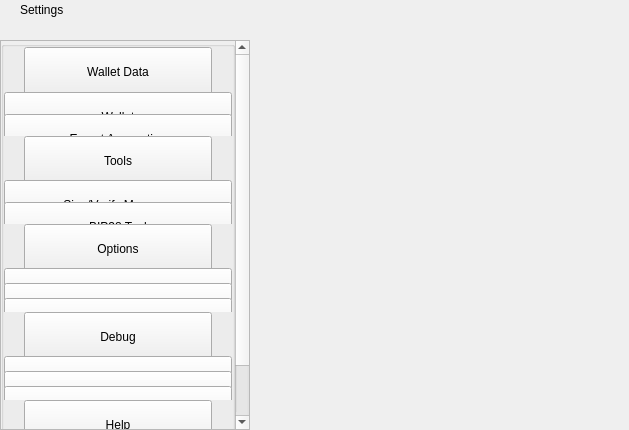
<?xml version="1.0" encoding="UTF-8"?>
<ui version="4.0">
 <class>SettingsWidget</class>
 <widget class="QWidget" name="SettingsWidget">
  <property name="geometry">
   <rect>
    <x>0</x>
    <y>0</y>
    <width>629</width>
    <height>430</height>
   </rect>
  </property>
  <property name="windowTitle">
   <string>Form</string>
  </property>
  <layout class="QHBoxLayout" name="horizontalLayout" stretch="1,2">
   <property name="spacing">
    <number>0</number>
   </property>
   <property name="leftMargin">
    <number>0</number>
   </property>
   <property name="topMargin">
    <number>0</number>
   </property>
   <property name="rightMargin">
    <number>0</number>
   </property>
   <property name="bottomMargin">
    <number>0</number>
   </property>
   <item>
    <widget class="QWidget" name="left" native="true">
     <property name="minimumSize">
      <size>
       <width>250</width>
       <height>0</height>
      </size>
     </property>
     <layout class="QVBoxLayout" name="verticalLayout">
      <property name="leftMargin">
       <number>0</number>
      </property>
      <property name="topMargin">
       <number>0</number>
      </property>
      <property name="rightMargin">
       <number>0</number>
      </property>
      <property name="bottomMargin">
       <number>0</number>
      </property>
      <item>
       <layout class="QVBoxLayout" name="verticalLayout_1">
        <property name="spacing">
         <number>0</number>
        </property>
        <item>
         <widget class="QWidget" name="titleMenuList" native="true">
          <property name="maximumSize">
           <size>
            <width>16777215</width>
            <height>30</height>
           </size>
          </property>
          <layout class="QHBoxLayout" name="horizontalLayout_1">
           <property name="spacing">
            <number>0</number>
           </property>
           <property name="leftMargin">
            <number>20</number>
           </property>
           <property name="topMargin">
            <number>0</number>
           </property>
           <property name="rightMargin">
            <number>20</number>
           </property>
           <property name="bottomMargin">
            <number>0</number>
           </property>
           <item>
            <widget class="QLabel" name="labelTitle">
             <property name="text">
              <string>Settings</string>
             </property>
            </widget>
           </item>
           <item>
            <spacer name="horizontalSpacer">
             <property name="orientation">
              <enum>Qt::Horizontal</enum>
             </property>
             <property name="sizeHint" stdset="0">
              <size>
               <width>40</width>
               <height>20</height>
              </size>
             </property>
            </spacer>
           </item>
          </layout>
         </widget>
        </item>
        <item>
         <spacer name="verticalSpacer_2">
          <property name="orientation">
           <enum>Qt::Vertical</enum>
          </property>
          <property name="sizeType">
           <enum>QSizePolicy::Fixed</enum>
          </property>
          <property name="sizeHint" stdset="0">
           <size>
            <width>20</width>
            <height>20</height>
           </size>
          </property>
         </spacer>
        </item>
        <item>
         <layout class="QVBoxLayout" name="verticalLayout_2">
          <item>
           <widget class="QScrollArea" name="scrollArea">
            <property name="sizePolicy">
             <sizepolicy hsizetype="Expanding" vsizetype="MinimumExpanding">
              <horstretch>0</horstretch>
              <verstretch>0</verstretch>
             </sizepolicy>
            </property>
            <property name="styleSheet">
             <string notr="true"/>
            </property>
            <property name="horizontalScrollBarPolicy">
             <enum>Qt::ScrollBarAlwaysOff</enum>
            </property>
            <property name="sizeAdjustPolicy">
             <enum>QAbstractScrollArea::AdjustIgnored</enum>
            </property>
            <property name="widgetResizable">
             <bool>true</bool>
            </property>
            <property name="alignment">
             <set>Qt::AlignLeading|Qt::AlignLeft|Qt::AlignTop</set>
            </property>
            <widget class="QWidget" name="scrollAreaWidgetContents">
             <property name="geometry">
              <rect>
               <x>0</x>
               <y>-68</y>
               <width>230</width>
               <height>452</height>
              </rect>
             </property>
             <property name="sizePolicy">
              <sizepolicy hsizetype="Preferred" vsizetype="MinimumExpanding">
               <horstretch>0</horstretch>
               <verstretch>0</verstretch>
              </sizepolicy>
             </property>
             <property name="maximumSize">
              <size>
               <width>16777215</width>
               <height>650</height>
              </size>
             </property>
             <property name="autoFillBackground">
              <bool>true</bool>
             </property>
             <layout class="QVBoxLayout" name="verticalLayout_3">
              <property name="spacing">
               <number>0</number>
              </property>
              <property name="sizeConstraint">
               <enum>QLayout::SetDefaultConstraint</enum>
              </property>
              <property name="leftMargin">
               <number>0</number>
              </property>
              <property name="topMargin">
               <number>0</number>
              </property>
              <property name="rightMargin">
               <number>0</number>
              </property>
              <property name="bottomMargin">
               <number>0</number>
              </property>
              <item>
               <layout class="QVBoxLayout" name="verticalLayout_4">
                <property name="spacing">
                 <number>0</number>
                </property>
                <item alignment="Qt::AlignTop">
                 <widget class="QGroupBox" name="groupBox">
                  <property name="sizePolicy">
                   <sizepolicy hsizetype="Preferred" vsizetype="MinimumExpanding">
                    <horstretch>0</horstretch>
                    <verstretch>0</verstretch>
                   </sizepolicy>
                  </property>
                  <property name="maximumSize">
                   <size>
                    <width>16777215</width>
                    <height>450</height>
                   </size>
                  </property>
                  <property name="title">
                   <string/>
                  </property>
                  <layout class="QVBoxLayout" name="verticalLayout_5">
                   <property name="spacing">
                    <number>0</number>
                   </property>
                   <property name="leftMargin">
                    <number>0</number>
                   </property>
                   <property name="topMargin">
                    <number>0</number>
                   </property>
                   <property name="rightMargin">
                    <number>0</number>
                   </property>
                   <property name="bottomMargin">
                    <number>0</number>
                   </property>
                   <item>
                    <widget class="QWidget" name="menuFileContainer" native="true">
                     <property name="maximumSize">
                      <size>
                       <width>16777215</width>
                       <height>160</height>
                      </size>
                     </property>
                     <layout class="QHBoxLayout" name="horizontalLayout_2">
                      <property name="spacing">
                       <number>0</number>
                      </property>
                      <property name="leftMargin">
                       <number>20</number>
                      </property>
                      <property name="topMargin">
                       <number>0</number>
                      </property>
                      <property name="rightMargin">
                       <number>20</number>
                      </property>
                      <property name="bottomMargin">
                       <number>0</number>
                      </property>
                      <item alignment="Qt::AlignTop">
                       <widget class="QPushButton" name="pushButtonFile">
                        <property name="minimumSize">
                         <size>
                          <width>0</width>
                          <height>50</height>
                         </size>
                        </property>
                        <property name="maximumSize">
                         <size>
                          <width>16777215</width>
                          <height>50</height>
                         </size>
                        </property>
                        <property name="focusPolicy">
                         <enum>Qt::NoFocus</enum>
                        </property>
                        <property name="text">
                         <string>Wallet Data</string>
                        </property>
                        <property name="checkable">
                         <bool>true</bool>
                        </property>
                        <property name="autoExclusive">
                         <bool>false</bool>
                        </property>
                       </widget>
                      </item>
                     </layout>
                    </widget>
                   </item>
                   <item>
                    <widget class="QWidget" name="fileButtonsWidget" native="true">
                     <property name="maximumSize">
                      <size>
                       <width>16777215</width>
                       <height>165</height>
                      </size>
                     </property>
                     <layout class="QVBoxLayout" name="verticalLayout_6">
                      <property name="spacing">
                       <number>0</number>
                      </property>
                      <property name="leftMargin">
                       <number>0</number>
                      </property>
                      <property name="topMargin">
                       <number>0</number>
                      </property>
                      <property name="rightMargin">
                       <number>0</number>
                      </property>
                      <property name="bottomMargin">
                       <number>0</number>
                      </property>
                      <item>
                       <widget class="QPushButton" name="pushButtonFile2">
                        <property name="minimumSize">
                         <size>
                          <width>0</width>
                          <height>50</height>
                         </size>
                        </property>
                        <property name="maximumSize">
                         <size>
                          <width>16777215</width>
                          <height>50</height>
                         </size>
                        </property>
                        <property name="focusPolicy">
                         <enum>Qt::NoFocus</enum>
                        </property>
                        <property name="text">
                         <string>Wallet</string>
                        </property>
                        <property name="checkable">
                         <bool>true</bool>
                        </property>
                        <property name="autoExclusive">
                         <bool>false</bool>
                        </property>
                       </widget>
                      </item>
                      <item>
                       <widget class="QPushButton" name="pushButtonExportCsv">
                        <property name="minimumSize">
                         <size>
                          <width>0</width>
                          <height>50</height>
                         </size>
                        </property>
                        <property name="maximumSize">
                         <size>
                          <width>16777215</width>
                          <height>50</height>
                         </size>
                        </property>
                        <property name="focusPolicy">
                         <enum>Qt::NoFocus</enum>
                        </property>
                        <property name="text">
                         <string>Export Accounting</string>
                        </property>
                        <property name="checkable">
                         <bool>true</bool>
                        </property>
                        <property name="autoExclusive">
                         <bool>false</bool>
                        </property>
                       </widget>
                      </item>
                     </layout>
                    </widget>
                   </item>
                   <item>
                    <widget class="QWidget" name="menuToolsContainer" native="true">
                     <property name="maximumSize">
                      <size>
                       <width>16777215</width>
                       <height>160</height>
                      </size>
                     </property>
                     <layout class="QHBoxLayout" name="horizontalLayout_3">
                      <property name="spacing">
                       <number>0</number>
                      </property>
                      <property name="leftMargin">
                       <number>20</number>
                      </property>
                      <property name="topMargin">
                       <number>0</number>
                      </property>
                      <property name="rightMargin">
                       <number>20</number>
                      </property>
                      <property name="bottomMargin">
                       <number>0</number>
                      </property>
                      <item alignment="Qt::AlignTop">
                       <widget class="QPushButton" name="pushButtonConfiguration">
                        <property name="minimumSize">
                         <size>
                          <width>0</width>
                          <height>50</height>
                         </size>
                        </property>
                        <property name="maximumSize">
                         <size>
                          <width>16777215</width>
                          <height>50</height>
                         </size>
                        </property>
                        <property name="focusPolicy">
                         <enum>Qt::NoFocus</enum>
                        </property>
                        <property name="text">
                         <string>Tools</string>
                        </property>
                        <property name="checkable">
                         <bool>true</bool>
                        </property>
                        <property name="autoExclusive">
                         <bool>false</bool>
                        </property>
                       </widget>
                      </item>
                     </layout>
                    </widget>
                   </item>
                   <item>
                    <widget class="QWidget" name="configurationButtonsWidget" native="true">
                     <property name="maximumSize">
                      <size>
                       <width>16777215</width>
                       <height>105</height>
                      </size>
                     </property>
                     <layout class="QVBoxLayout" name="verticalLayout_7">
                      <property name="spacing">
                       <number>0</number>
                      </property>
                      <property name="leftMargin">
                       <number>0</number>
                      </property>
                      <property name="topMargin">
                       <number>0</number>
                      </property>
                      <property name="rightMargin">
                       <number>0</number>
                      </property>
                      <property name="bottomMargin">
                       <number>0</number>
                      </property>
                      <item>
                       <widget class="QPushButton" name="pushButtonConfiguration4">
                        <property name="minimumSize">
                         <size>
                          <width>0</width>
                          <height>50</height>
                         </size>
                        </property>
                        <property name="maximumSize">
                         <size>
                          <width>16777215</width>
                          <height>50</height>
                         </size>
                        </property>
                        <property name="focusPolicy">
                         <enum>Qt::NoFocus</enum>
                        </property>
                        <property name="text">
                         <string>Sign/Verify Message</string>
                        </property>
                        <property name="checkable">
                         <bool>true</bool>
                        </property>
                        <property name="autoExclusive">
                         <bool>false</bool>
                        </property>
                       </widget>
                      </item>
                      <item>
                       <widget class="QPushButton" name="pushButtonConfiguration3">
                        <property name="minimumSize">
                         <size>
                          <width>0</width>
                          <height>50</height>
                         </size>
                        </property>
                        <property name="maximumSize">
                         <size>
                          <width>16777215</width>
                          <height>50</height>
                         </size>
                        </property>
                        <property name="focusPolicy">
                         <enum>Qt::NoFocus</enum>
                        </property>
                        <property name="text">
                         <string>BIP38 Tool</string>
                        </property>
                        <property name="checkable">
                         <bool>true</bool>
                        </property>
                        <property name="autoExclusive">
                         <bool>false</bool>
                        </property>
                       </widget>
                      </item>
                     </layout>
                    </widget>
                   </item>
                   <item>
                    <layout class="QHBoxLayout" name="horizontalLayout_4">
                     <property name="spacing">
                      <number>0</number>
                     </property>
                     <property name="leftMargin">
                      <number>20</number>
                     </property>
                     <property name="rightMargin">
                      <number>20</number>
                     </property>
                     <item alignment="Qt::AlignTop">
                      <widget class="QPushButton" name="pushButtonOptions">
                       <property name="minimumSize">
                        <size>
                         <width>0</width>
                         <height>50</height>
                        </size>
                       </property>
                       <property name="maximumSize">
                        <size>
                         <width>16777215</width>
                         <height>50</height>
                        </size>
                       </property>
                       <property name="focusPolicy">
                        <enum>Qt::NoFocus</enum>
                       </property>
                       <property name="text">
                        <string>Options</string>
                       </property>
                       <property name="checkable">
                        <bool>true</bool>
                       </property>
                       <property name="autoExclusive">
                        <bool>false</bool>
                       </property>
                      </widget>
                     </item>
                    </layout>
                   </item>
                   <item>
                    <widget class="QWidget" name="optionsButtonsWidget" native="true">
                     <property name="maximumSize">
                      <size>
                       <width>16777215</width>
                       <height>160</height>
                      </size>
                     </property>
                     <layout class="QVBoxLayout" name="verticalLayout_8">
                      <property name="spacing">
                       <number>0</number>
                      </property>
                      <property name="leftMargin">
                       <number>0</number>
                      </property>
                      <property name="topMargin">
                       <number>0</number>
                      </property>
                      <property name="rightMargin">
                       <number>0</number>
                      </property>
                      <property name="bottomMargin">
                       <number>0</number>
                      </property>
                      <item>
                       <widget class="QPushButton" name="pushButtonOptions1">
                        <property name="minimumSize">
                         <size>
                          <width>0</width>
                          <height>50</height>
                         </size>
                        </property>
                        <property name="maximumSize">
                         <size>
                          <width>16777215</width>
                          <height>50</height>
                         </size>
                        </property>
                        <property name="focusPolicy">
                         <enum>Qt::NoFocus</enum>
                        </property>
                        <property name="text">
                         <string>Main</string>
                        </property>
                        <property name="checkable">
                         <bool>true</bool>
                        </property>
                        <property name="checked">
                         <bool>false</bool>
                        </property>
                        <property name="autoExclusive">
                         <bool>false</bool>
                        </property>
                       </widget>
                      </item>
                      <item>
                       <widget class="QPushButton" name="pushButtonOptions2">
                        <property name="minimumSize">
                         <size>
                          <width>0</width>
                          <height>50</height>
                         </size>
                        </property>
                        <property name="maximumSize">
                         <size>
                          <width>16777215</width>
                          <height>50</height>
                         </size>
                        </property>
                        <property name="focusPolicy">
                         <enum>Qt::NoFocus</enum>
                        </property>
                        <property name="text">
                         <string>Wallet</string>
                        </property>
                        <property name="checkable">
                         <bool>true</bool>
                        </property>
                        <property name="autoExclusive">
                         <bool>false</bool>
                        </property>
                       </widget>
                      </item>
                      <item>
                       <widget class="QPushButton" name="pushButtonOptions5">
                        <property name="minimumSize">
                         <size>
                          <width>0</width>
                          <height>50</height>
                         </size>
                        </property>
                        <property name="maximumSize">
                         <size>
                          <width>16777215</width>
                          <height>50</height>
                         </size>
                        </property>
                        <property name="focusPolicy">
                         <enum>Qt::NoFocus</enum>
                        </property>
                        <property name="text">
                         <string>Display</string>
                        </property>
                        <property name="checkable">
                         <bool>true</bool>
                        </property>
                        <property name="autoExclusive">
                         <bool>false</bool>
                        </property>
                       </widget>
                      </item>
                     </layout>
                    </widget>
                   </item>
                   <item>
                    <layout class="QHBoxLayout" name="horizontalTools">
                     <property name="spacing">
                      <number>0</number>
                     </property>
                     <property name="leftMargin">
                      <number>20</number>
                     </property>
                     <property name="rightMargin">
                      <number>20</number>
                     </property>
                     <item alignment="Qt::AlignTop">
                      <widget class="QPushButton" name="pushButtonTools">
                       <property name="minimumSize">
                        <size>
                         <width>0</width>
                         <height>50</height>
                        </size>
                       </property>
                       <property name="maximumSize">
                        <size>
                         <width>16777215</width>
                         <height>50</height>
                        </size>
                       </property>
                       <property name="focusPolicy">
                        <enum>Qt::NoFocus</enum>
                       </property>
                       <property name="text">
                        <string>Debug</string>
                       </property>
                       <property name="checkable">
                        <bool>true</bool>
                       </property>
                       <property name="autoExclusive">
                        <bool>false</bool>
                       </property>
                      </widget>
                     </item>
                    </layout>
                   </item>
                   <item>
                    <widget class="QWidget" name="toolsButtonsWidget" native="true">
                     <property name="maximumSize">
                      <size>
                       <width>16777215</width>
                       <height>160</height>
                      </size>
                     </property>
                     <layout class="QVBoxLayout" name="verticalTools_11">
                      <property name="spacing">
                       <number>0</number>
                      </property>
                      <property name="leftMargin">
                       <number>0</number>
                      </property>
                      <property name="topMargin">
                       <number>0</number>
                      </property>
                      <property name="rightMargin">
                       <number>0</number>
                      </property>
                      <property name="bottomMargin">
                       <number>0</number>
                      </property>
                      <item>
                       <widget class="QPushButton" name="pushButtonTools1">
                        <property name="minimumSize">
                         <size>
                          <width>0</width>
                          <height>50</height>
                         </size>
                        </property>
                        <property name="maximumSize">
                         <size>
                          <width>16777215</width>
                          <height>50</height>
                         </size>
                        </property>
                        <property name="focusPolicy">
                         <enum>Qt::NoFocus</enum>
                        </property>
                        <property name="text">
                         <string>Information</string>
                        </property>
                        <property name="checkable">
                         <bool>true</bool>
                        </property>
                        <property name="checked">
                         <bool>false</bool>
                        </property>
                        <property name="autoExclusive">
                         <bool>false</bool>
                        </property>
                       </widget>
                      </item>
                      <item>
                       <widget class="QPushButton" name="pushButtonTools2">
                        <property name="minimumSize">
                         <size>
                          <width>0</width>
                          <height>50</height>
                         </size>
                        </property>
                        <property name="maximumSize">
                         <size>
                          <width>16777215</width>
                          <height>50</height>
                         </size>
                        </property>
                        <property name="focusPolicy">
                         <enum>Qt::NoFocus</enum>
                        </property>
                        <property name="text">
                         <string>Console</string>
                        </property>
                        <property name="checkable">
                         <bool>true</bool>
                        </property>
                        <property name="autoExclusive">
                         <bool>false</bool>
                        </property>
                       </widget>
                      </item>
                      <item>
                       <widget class="QPushButton" name="pushButtonTools5">
                        <property name="minimumSize">
                         <size>
                          <width>0</width>
                          <height>50</height>
                         </size>
                        </property>
                        <property name="maximumSize">
                         <size>
                          <width>16777215</width>
                          <height>50</height>
                         </size>
                        </property>
                        <property name="focusPolicy">
                         <enum>Qt::NoFocus</enum>
                        </property>
                        <property name="text">
                         <string>Wallet Repair</string>
                        </property>
                        <property name="checkable">
                         <bool>true</bool>
                        </property>
                        <property name="autoExclusive">
                         <bool>false</bool>
                        </property>
                       </widget>
                      </item>
                     </layout>
                    </widget>
                   </item>
                   <item>
                    <layout class="QHBoxLayout" name="horizontalHelp">
                     <property name="spacing">
                      <number>0</number>
                     </property>
                     <property name="leftMargin">
                      <number>20</number>
                     </property>
                     <property name="rightMargin">
                      <number>20</number>
                     </property>
                     <item alignment="Qt::AlignTop">
                      <widget class="QPushButton" name="pushButtonHelp">
                       <property name="minimumSize">
                        <size>
                         <width>0</width>
                         <height>50</height>
                        </size>
                       </property>
                       <property name="maximumSize">
                        <size>
                         <width>16777215</width>
                         <height>50</height>
                        </size>
                       </property>
                       <property name="focusPolicy">
                        <enum>Qt::NoFocus</enum>
                       </property>
                       <property name="text">
                        <string>Help</string>
                       </property>
                       <property name="checkable">
                        <bool>true</bool>
                       </property>
                       <property name="autoExclusive">
                        <bool>false</bool>
                       </property>
                      </widget>
                     </item>
                    </layout>
                   </item>
                   <item>
                    <widget class="QWidget" name="helpButtonsWidget" native="true">
                     <property name="maximumSize">
                      <size>
                       <width>16777215</width>
                       <height>100</height>
                      </size>
                     </property>
                     <layout class="QVBoxLayout" name="verticalHelp">
                      <property name="spacing">
                       <number>0</number>
                      </property>
                      <property name="leftMargin">
                       <number>0</number>
                      </property>
                      <property name="topMargin">
                       <number>0</number>
                      </property>
                      <property name="rightMargin">
                       <number>0</number>
                      </property>
                      <property name="bottomMargin">
                       <number>0</number>
                      </property>
                      <item>
                       <widget class="QPushButton" name="pushButtonHelp1">
                        <property name="minimumSize">
                         <size>
                          <width>0</width>
                          <height>50</height>
                         </size>
                        </property>
                        <property name="maximumSize">
                         <size>
                          <width>16777215</width>
                          <height>50</height>
                         </size>
                        </property>
                        <property name="focusPolicy">
                         <enum>Qt::NoFocus</enum>
                        </property>
                        <property name="text">
                         <string>FAQ</string>
                        </property>
                        <property name="checkable">
                         <bool>false</bool>
                        </property>
                        <property name="checked">
                         <bool>false</bool>
                        </property>
                        <property name="autoExclusive">
                         <bool>false</bool>
                        </property>
                       </widget>
                      </item>
                      <item>
                       <widget class="QPushButton" name="pushButtonHelp2">
                        <property name="minimumSize">
                         <size>
                          <width>0</width>
                          <height>50</height>
                         </size>
                        </property>
                        <property name="maximumSize">
                         <size>
                          <width>16777215</width>
                          <height>50</height>
                         </size>
                        </property>
                        <property name="focusPolicy">
                         <enum>Qt::NoFocus</enum>
                        </property>
                        <property name="text">
                         <string>About TrumpCoin</string>
                        </property>
                        <property name="checkable">
                         <bool>false</bool>
                        </property>
                        <property name="autoExclusive">
                         <bool>false</bool>
                        </property>
                       </widget>
                      </item>
                     </layout>
                    </widget>
                   </item>
                  </layout>
                 </widget>
                </item>
               </layout>
              </item>
             </layout>
            </widget>
           </widget>
          </item>
         </layout>
        </item>
       </layout>
      </item>
     </layout>
    </widget>
   </item>
   <item>
    <widget class="QWidget" name="right" native="true">
     <layout class="QVBoxLayout" name="verticalLayout_9">
      <property name="leftMargin">
       <number>0</number>
      </property>
      <property name="topMargin">
       <number>0</number>
      </property>
      <property name="rightMargin">
       <number>0</number>
      </property>
      <property name="bottomMargin">
       <number>0</number>
      </property>
      <item>
       <layout class="QVBoxLayout" name="verticalLayout_10">
        <property name="spacing">
         <number>6</number>
        </property>
        <item>
         <layout class="QVBoxLayout" name="verticalLayout_11">
          <item>
           <widget class="QStackedWidget" name="stackedWidgetContainer"/>
          </item>
         </layout>
        </item>
       </layout>
      </item>
     </layout>
    </widget>
   </item>
  </layout>
 </widget>
 <resources/>
 <connections/>
</ui>
